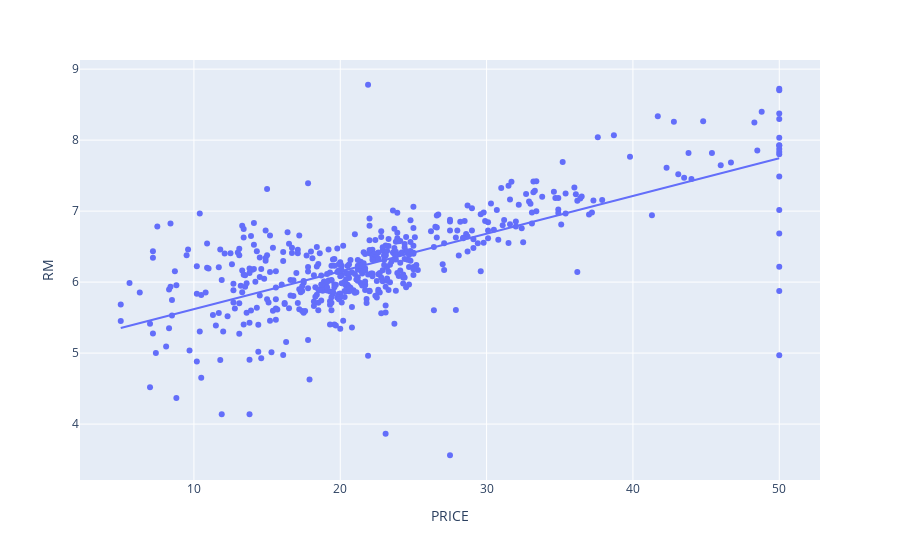

Notebook source saved alongside this figure:
### Markdown cell above
## Q6: Use a lmplot to draw the relations between price and RM.

### Code cell
fig = px.scatter(df,'PRICE',y='RM',trendline="ols")
fig.show()

### Figure 1 — Plotly figure (JSON) as saved in the notebook; plotly's stock layout.template omitted (floating-point values rounded to 4 significant figures; data arrays with more than 128 entries replaced by an {"elided": "..."} marker saying what was removed)
{"data": [{"hovertemplate": "PRICE=%{x}<br>RM=%{y}<extra></extra>", "legendgroup": "", "marker": {"color": "#636efa", "symbol": "circle"}, "mode": "markers", "name": "", "orientation": "v", "showlegend": false, "type": "scatter", "x": {"elided": "506 float values"}, "xaxis": "x", "y": {"elided": "506 float values"}, "yaxis": "y"}, {"hovertemplate": "<b>OLS trendline</b><br>RM = 0.0531224 * PRICE + 5.08764<br>R<sup>2</sup>=0.483525<br><br>PRICE=%{x}<br>RM=%{y} <b>(trend)</b><extra></extra>", "legendgroup": "", "marker": {"color": "#636efa", "symbol": "circle"}, "mode": "lines", "name": "", "showlegend": false, "type": "scatter", "x": {"elided": "506 float values"}, "xaxis": "x", "y": {"elided": "506 float values"}, "yaxis": "y"}], "layout": {"legend": {"tracegroupgap": 0}, "margin": {"t": 60}, "xaxis": {"anchor": "y", "domain": [0, 1], "title": {"text": "PRICE"}}, "yaxis": {"anchor": "x", "domain": [0, 1], "title": {"text": "RM"}}}}
